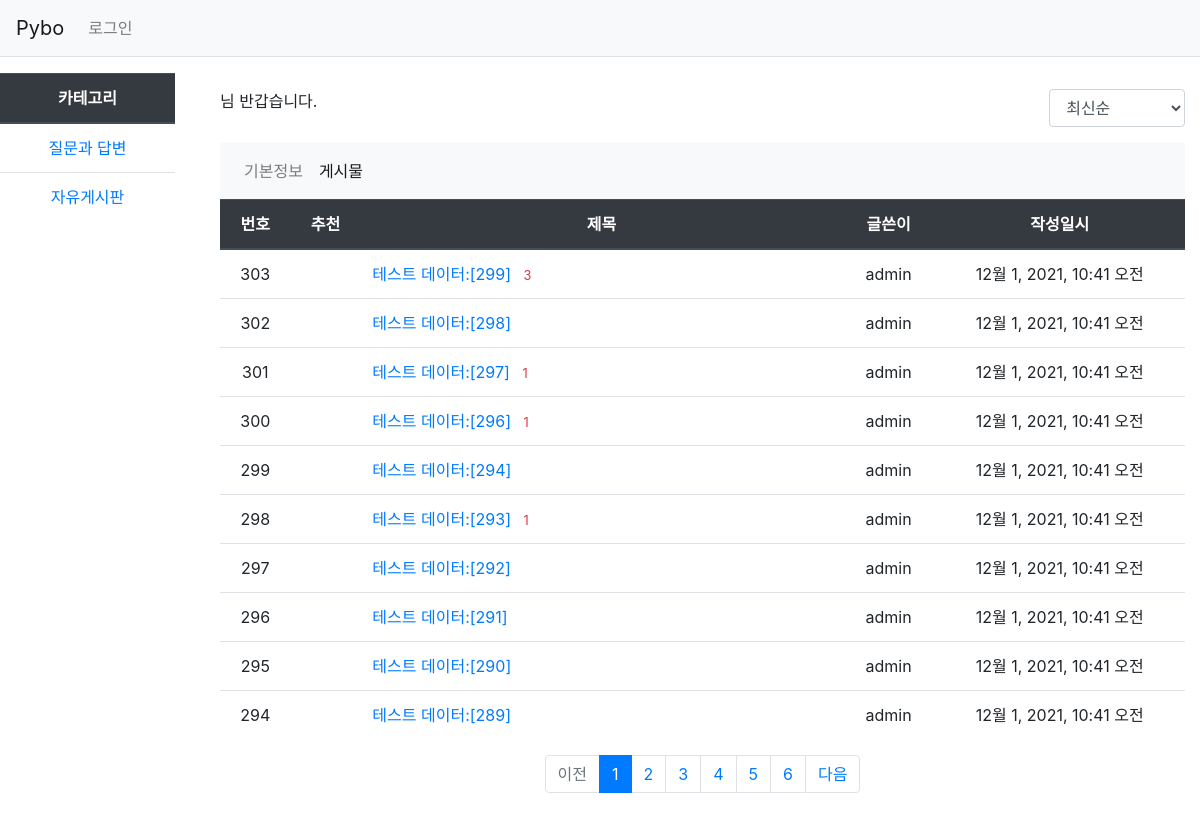
/common/profile/board/1, run on an earlier commit of the app's database.
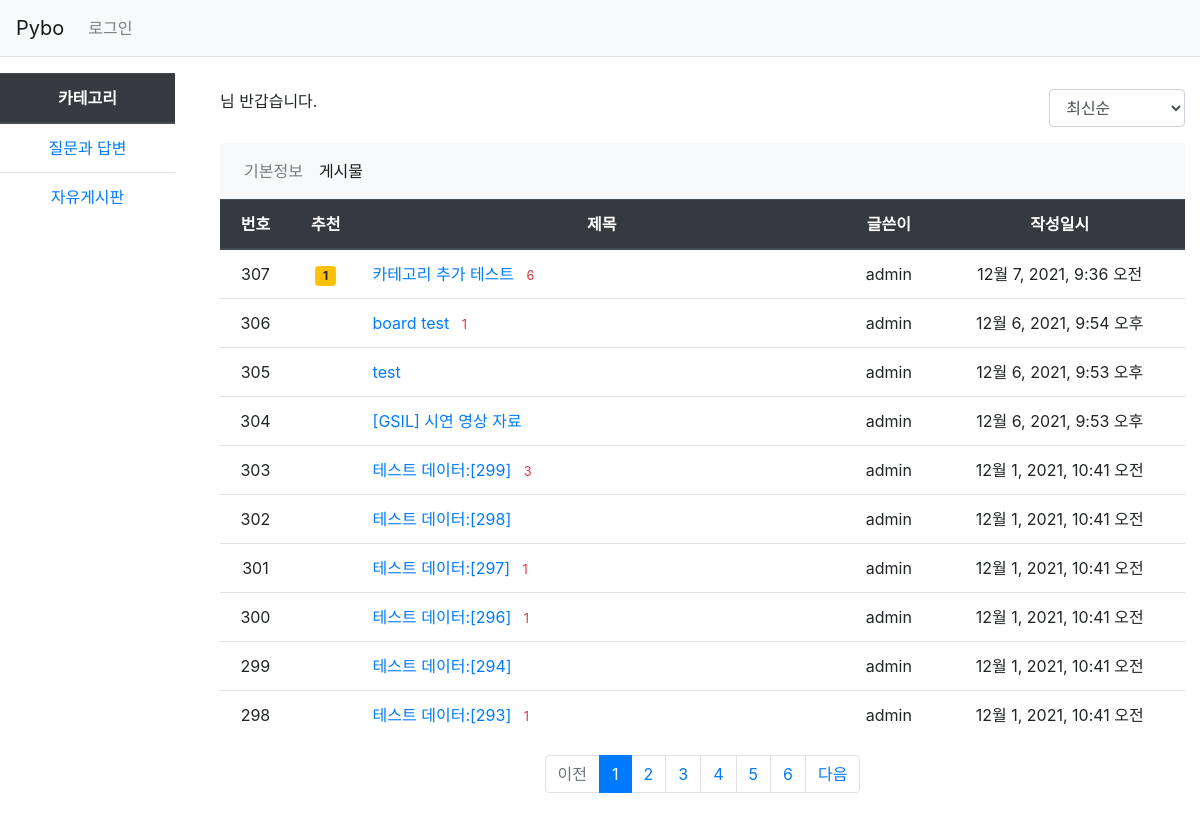
And on a later commit of the database.
### pybo/models.py (models this page shows, shortened)
class Question(models.Model):
    author = models.ForeignKey(User, on_delete=CASCADE, related_name="author_question")
    subject = models.CharField(max_length=200)
    content = models.TextField()
    create_date = models.DateTimeField()
    modify_date = models.DateTimeField(null=True, blank=True)
    voter = models.ManyToManyField(User, related_name="voter_question") # 추천인 추가
    category = models.CharField(max_length=200, default="qna")

### common/views.py (the view)
# urls.py: path("profile/board/<int:user_id>", views.board, name="profile_board"),
def board(request, user_id):
    page = request.GET.get("page", 1) # 페이지  If key 'page' does not exist, return 1 instead
    so = request.GET.get("so", "recent") # 정렬기준
    if so == "recommend":
        question_list = Question.objects.filter(author_id=user_id).annotate(num_voter=Count("voter")).order_by("-num_voter", "-create_date")
    elif so == "popular":
        question_list = Question.objects.filter(author_id=user_id).annotate(num_answer=Count("answer")).order_by("-num_answer", "-create_date")
    else: # recent part
        question_list = Question.objects.filter(author_id=user_id).order_by("-create_date")
    paginator = Paginator(question_list, 10) # 페이지당 10개씩 보여주기
    page_obj = paginator.get_page(page)
    context = {"question_list":page_obj, "page":page, "so":so, "user_id":user_id}
    return render(request, "common/board.html", context)

### pybo/templatetags/pybo_filter.py (called while the page is built)
@register.filter
def sub(value, arg):
    return value - arg

### templates/common/board.html (shortened to what this page needs)
{% extends "base.html" %}
{% load pybo_filter %}
{% block content %}
<div class="container">
  <div class="row justify-content-between my-3">
    <div class="col-2">
      {{user.username}}님 반갑습니다.
    </div>
    <div class="col-2">
      <select class="form-control so">
        <option value="recent" {% if so == "recent" %}selected{% endif %}>최신순</option>
      </select>
    </div>
</div>
  <nav class="navbar navbar-expand-lg navbar-light bg-light">
      <div class="collapse navbar-collapse" id="navbarNavAltMarkup">
        <div class="navbar-nav">
          <a class="nav-item nav-link" href="{% url 'common:profile_base' user.id %}">기본정보</a>
          <a class="nav-item nav-link active" href="{% url 'common:profile_board' user.id %}">게시물</a>
        </div>
      </div>
  </nav>
  <table class="table">
    <thead>
    <tr class="text-center thead-dark">
        <th>번호</th>
        <th>추천</th>
        <th style="width:50%">제목</th>
        <th>글쓴이</th>
        <th>작성일시</th>
    </tr>
    </thead>
    <tbody>
    {% if question_list %}
    {% for question in question_list %}
    <tr class="text-center">
      <td>
        {{ question_list.paginator.count|sub:question_list.start_index|sub:forloop.counter0|add:1}}
      </td>
      <td>
        {% if question.voter.all.count > 0 %}
        <span class="badge badge-warning px-2 py-1">{{ question.voter.all.count }}</span>
        {% endif %}
      </td>
      <td class="text-left">
        <a href="{% url 'pybo:detail' question.id %}">{{ question.subject }}</a>
        {% if question.answer_set.count > 0 %}
        <span class="text-danger small ml-2">{{question.answer_set.count}}</span>
        {% endif %}
      </td>
      <td>{{ question.author.username }}</td>
      <td>{{ question.create_date }}</td>
    {% endfor %}
    {% else %}
    <tr>
        <td colspan="3">질문이 없습니다.</td>
    </tr>
    {% endif %}
    </tbody>
  </table>
  <ul class="pagination justify-content-center">
    {% if question_list.has_previous %}
    <li class="page-item">
        <a class="page-link" data-page="{{ question_list.previous_page_number }}" href="#">이전</a>
    </li>
    {% else %}
    <li class="page-item disabled">
        <a class="page-link" tabindex="-1" aria-disabled="true" href="#">이전</a>
    </li>
    {% endif %}
    {% for page_number in question_list.paginator.page_range %}
    {% if page_number >= question_list.number|add:-5 and page_number <= question_list.number|add:5 %}
        {% if page_number == question_list.number %}
        <li class="page-item active" aria-current="page">
            <a class="page-link" data-page="{{ page_number }}" href="#">{{ page_number }}</a>
        </li>
        {% else %}
        <li class="page-item">
            <a class="page-link" data-page="{{ page_number }}" href="#">{{ page_number }}</a>
        </li>
        {% endif %}
    {% endif %}
    {% endfor %}
    {% if question_list.has_next %}
    <li class="page-item">
        <a class="page-link" data-page="{{ question_list.next_page_number }}" href="#">다음</a>
    </li>
    {% else %}
    <li class="page-item disabled">
        <a class="page-link" tabindex="-1" aria-disabled="true" href="#">다음</a>
    </li>
    {% endif %}
  </ul>
</div>
{% endblock %}

What changed in the data, as far as the page shows it:
no longer on this page (row unchanged): Question: paginator.count|sub "297", subject "테스트 데이터:[292]", author.username "admin", create_date "12월 1, 2021, 10:41 오전"
no longer on this page (row unchanged): Question: paginator.count|sub "296", subject "테스트 데이터:[291]", author.username "admin", create_date "12월 1, 2021, 10:41 오전"
no longer on this page (row unchanged): Question: paginator.count|sub "295", subject "테스트 데이터:[290]", author.username "admin", create_date "12월 1, 2021, 10:41 오전"
no longer on this page (row unchanged): Question: paginator.count|sub "294", subject "테스트 데이터:[289]", author.username "admin", create_date "12월 1, 2021, 10:41 오전"
added Question: paginator.count|sub "307", voter.all.count "1", subject "카테고리 추가 테스트", answer_set.count "6", author.username "admin", create_date "12월 7, 2021, 9:36 오전"
added Question: paginator.count|sub "306", subject "board test", answer_set.count "1", author.username "admin", create_date "12월 6, 2021, 9:54 오후"
added Question: paginator.count|sub "305", subject "test", author.username "admin", create_date "12월 6, 2021, 9:53 오후"
added Question: paginator.count|sub "304", subject "[GSIL] 시연 영상 자료", author.username "admin", create_date "12월 6, 2021, 9:53 오후"
